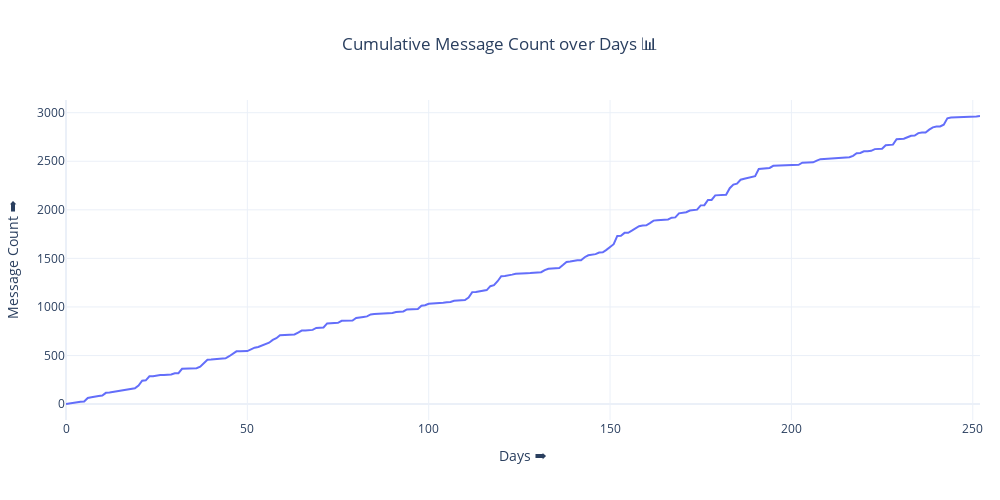

Notebook source saved alongside this figure:
### Markdown cell above
### 📌 Cumulative Messages Count over Time

### Code cell
monthname_date_group = chat.groupby(['Month_name', "Date"])['Name'].count().reset_index()

fig = go.Figure(data = go.Scatter
    (
      y = monthname_date_group['Name'].cumsum(),
      mode='lines',
      name='cumulative message count',
      marker=dict(size=10)
    )
)
fig.update_layout(
  height = 500, 
  width = 1000,
  xaxis_title = "Days ➡️",
  yaxis_title = "Message Count ➡️",
  title = "Cumulative Message Count over Days 📊",
  title_x = 0.5,
  template = "plotly_white",
  margin = dict(l=20, r=20)
)
fig.show()

### Figure 1 — Plotly figure (JSON) as saved in the notebook; plotly's stock layout.template omitted (floating-point values rounded to 4 significant figures; data arrays with more than 128 entries replaced by an {"elided": "..."} marker saying what was removed)
{"data": [{"marker": {"size": 10}, "mode": "lines", "name": "cumulative message count", "type": "scatter", "y": {"elided": "253 int values"}}], "layout": {"height": 500, "margin": {"l": 20, "r": 20}, "title": {"text": "Cumulative Message Count over Days 📊", "x": 0.5}, "width": 1000, "xaxis": {"title": {"text": "Days ➡️"}}, "yaxis": {"title": {"text": "Message Count ➡️"}}}}
